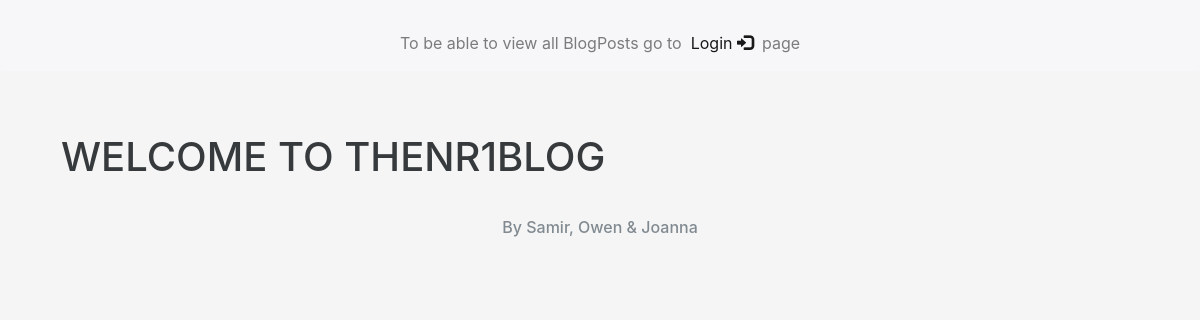
The app's page /, older data.
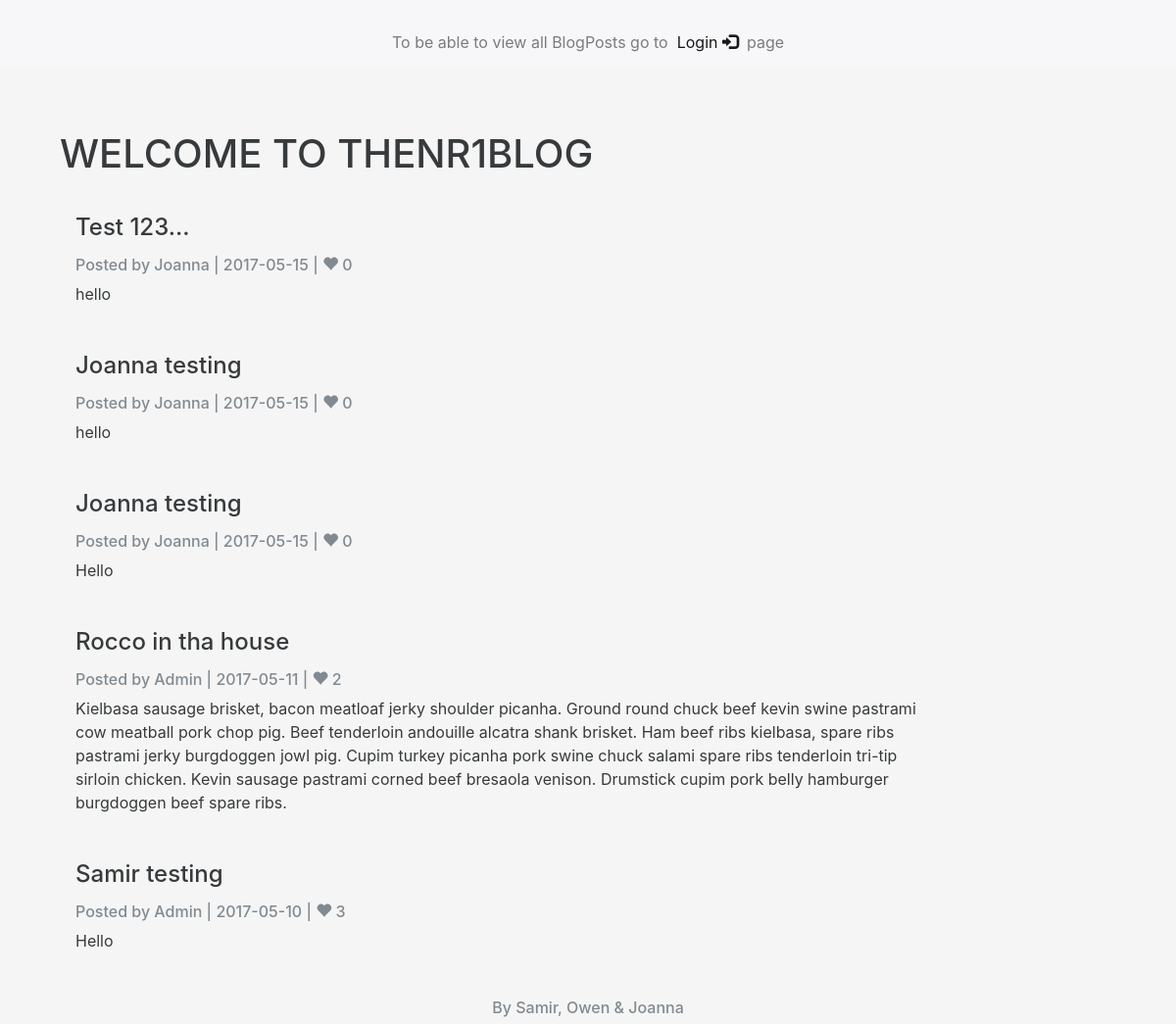
The same page, newer data.
### tables this page shows
CREATE TABLE `Blogposts` (
  `id` int(11) UNSIGNED NOT NULL,
  `userId` int(11) NOT NULL,
  `title` varchar(256) NOT NULL,
  `likes` int(255) NOT NULL,
  `content` text NOT NULL,
  `datePosted` date NOT NULL
);

CREATE TABLE `Users` (
  `id` int(11) NOT NULL,
  `username` varchar(25) NOT NULL,
  `password` varchar(255) NOT NULL,
  `role` varchar(255) NOT NULL,
  `userEmail` varchar(60) NOT NULL
);

### index.php (called while the page is built, shortened)
<?php
require 'classes/Blogpost.php';
(function(){
    $pdo = Database::connect();
   $posts = new Blogpost($pdo);
  $data = $posts->listLatestPost();
  include 'includes/firstPage.php';
})();

### classes/Blogpost.php (called while the page is built, shortened)
<?php
class Blogpost
{
 private $pdo;
  public function __construct($pdo, $data=array() ) {
    $this->pdo = $pdo;
  }
 public function listLatestPost(){
    $st = $this->pdo->prepare("SELECT Blogposts.id, Blogposts.userId, Blogposts.title, Blogposts.likes, Blogposts.content, Blogposts.datePosted, Users.username FROM Blogposts INNER JOIN Users ON Blogposts.userId = Users.id ORDER BY Blogposts.datePosted DESC LIMIT 5");
    $st->execute();
  $data = $st->fetchAll(PDO::FETCH_ASSOC);
  return $data;
 }
}
?>

### includes/firstPage.php (the view)
  <?php
 require 'header.php';
 require 'navbar.php';?>
<div class="container mt-3">
<header class="row  m-1">
 <h1 class="text-uppercase">Welcome to thenr1blog</h1>
</header>
<div class="row m-1">
<?php foreach ( $data as $row ) { ?>
   <article class="col-sm-10 col-md-10 col-lg-10 p-1">
          <h4 class="mb-1"><?php echo ucfirst($row["title"]);?></h4>
                   <h6 class="text-muted"><?php echo "Posted by ", ucfirst($row["username"]), " | ", $row["datePosted"], " | <span class='glyphicon glyphicon-heart'></span>  ", $row["likes"];?></h6>
          <p><?php echo $row["content"] ;?></p>
         </article>
<?php } ?>
 </div>
 </div>
  <?php
 require 'footer.php'; ?>

### header.php (shortened to what this page needs)
<!doctype html>
<html lang="en">
<head>
  <link rel="stylesheet" href="https://maxcdn.bootstrapcdn.com/bootstrap/4.0.0-alpha.6/css/bootstrap.min.css">
 <link rel="stylesheet" href="https://maxcdn.bootstrapcdn.com/bootstrap/3.3.7/css/bootstrap.min.css">
  <link rel="stylesheet" href="../css/bootstrap-flex.css">
  <link rel="stylesheet" href="../css/main.css">
</head>
<body>

### includes/navbar.php
<nav class="navbar navbar-light bg-faded">
  <div class="container">
          <?php
          if(isset($_SESSION['username'])){
            if($_SESSION['myPosts'] == true){;
            ?>
        <p class="navbar-text navbar-left mr-auto">You are logged in as <b class="text-uppercase"><?php echo htmlspecialchars($_SESSION['username']) ?></b></p>
         <p class="navbar-text navbar-left mr-auto"> <a class="navbar-link" href="admin.php?action=listMyPosts&amp;userId=<?php echo htmlspecialchars($_SESSION['userId'])?>">My posts <span class="glyphicon glyphicon-user"></span></a></p>
        <p class="navbar-text navbar-right ml-auto"> <a class="navbar-link" href="login.php?action=logout"?>Log out <span class="glyphicon glyphicon-log-out"></span></a></p>
         <?php }
         else {?>
        <p class="navbar-text navbar-left mr-auto">You are logged in as <b class="text-uppercase"><?php echo htmlspecialchars($_SESSION['username']) ?></b></p>
        <p class="navbar-text navbar-right ml-auto"> <a class="navbar-link" href="login.php?action=logout"?>Log out <span class="glyphicon glyphicon-log-out"></span></a></p>
  <?php }?>
         <?php }
          else if (!isset($_SESSION['username'])){     ?>
            <p class="nav navbar-text navbar-left">To be able to view all BlogPosts go to&nbsp; <a class="navbar-link" href='includes/loginForm.php'>Login <span class="glyphicon glyphicon-log-in"></span></a>&nbsp; page</p>
  <?php }?>
</div>
</nav>

### footer.php (shortened to what this page needs)
<footer class="footer text-muted">
<div class="container">
<h6 class="text-center">By Samir, Owen & Joanna</h6>
</div>
</footer>
</body>
</html>

### css/main.css (style rules this page uses)
body { background-color: whitesmoke; }
a { color: teal; }

Row changes from the older to the newer data that the page shows:
added blogposts: title "Test 123...", userId.username "Joanna", datePosted "2017-05-15", likes "0", content "hello"
added blogposts: title "Joanna testing", userId.username "Joanna", datePosted "2017-05-15", likes "0", content "hello"
added blogposts: title "Joanna testing", userId.username "Joanna", datePosted "2017-05-15", likes "0", content "Hello"
added blogposts: title "Rocco in tha house", userId.username "Admin", datePosted "2017-05-11", likes "2", content "Kielbasa sausage brisket, bacon meatloaf jerky shoulder picanha. Ground round chuck beef kevin swine pastrami cow meatball pork chop pig. Beef tenderloin andouille alcatra shank brisket. Ham beef ribs kielbasa, spare ribs pastrami jerky burgdoggen jowl pig. Cupim turkey picanha pork swine chuck salami spare ribs tenderloin tri-tip sirloin chicken. Kevin sausage pastrami corned beef bresaola venison. Drumstick cupim pork belly hamburger burgdoggen beef spare ribs."
added blogposts: title "Samir testing", userId.username "Admin", datePosted "2017-05-10", likes "3", content "Hello"
